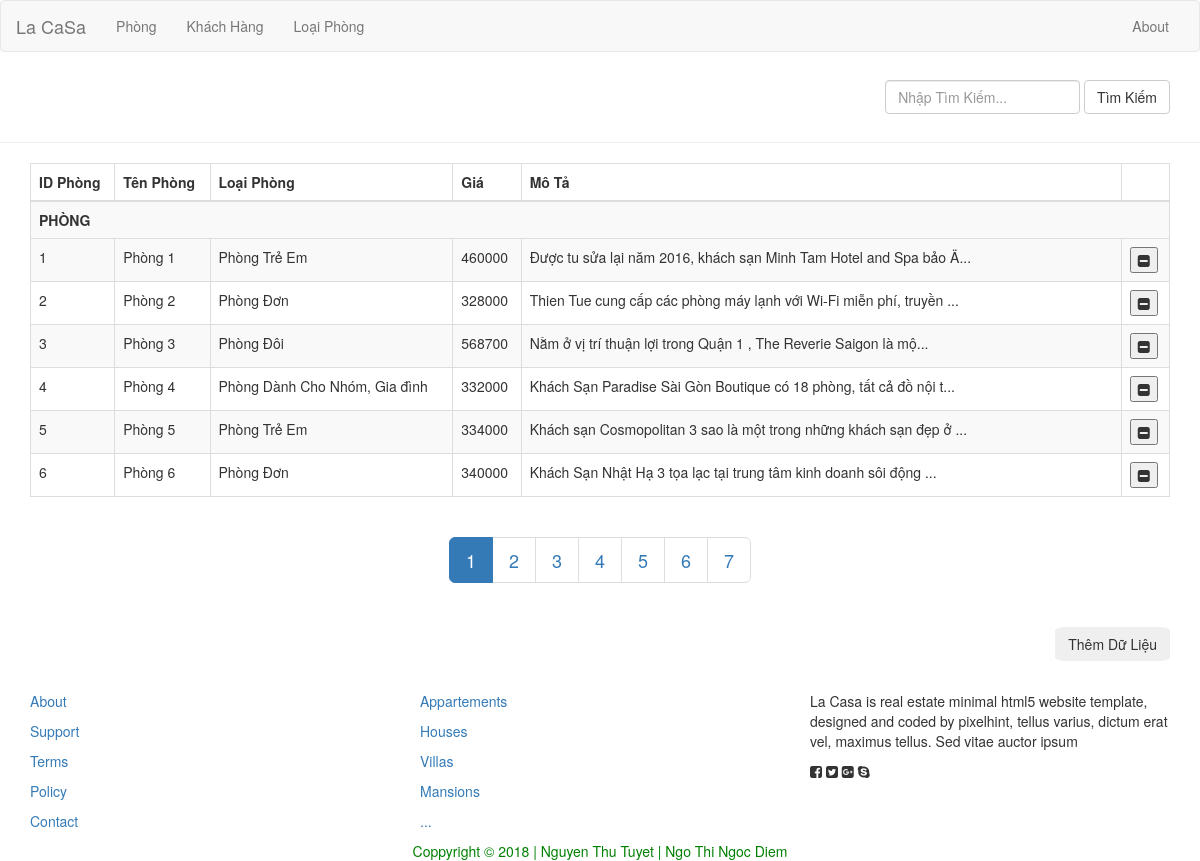
The page /phong.php on the database its author committed.
### tables this page shows
CREATE TABLE IF NOT EXISTS `phong` (
  `IDPhong` int(11) NOT NULL AUTO_INCREMENT,
  `TenPhong` varchar(50) NOT NULL,
  `IDLoaiPhong` int(50) NOT NULL,
  `Gia` int(11) NOT NULL,
  `MoTa` varchar(5000) NOT NULL,
  `HinhDaiDien` varchar(100) NOT NULL,
  PRIMARY KEY (`IDPhong`)
);

CREATE TABLE IF NOT EXISTS `loaiphong` (
  `IDLoaiPhong` int(11) NOT NULL AUTO_INCREMENT,
  `TenLoaiPhong` varchar(50) NOT NULL,
  PRIMARY KEY (`IDLoaiPhong`)
);

### app/db.php (called while the page is built, shortened)
<?php
	class db
	{
		public static $conn;
		public function __construct()
		{
			self::$conn = new mysqli(DB_HOST, DB_USER, DB_PASS, DB_NAME);
			self::$conn->set_charset('utf8');
		}
		public function getData($obj)
		{
			$arr = array();
			while ($row = $obj->fetch_assoc())
			{
				$arr[] = $row;
			}
			return $arr;
		}
		public function getAll($sql, $page = 0, $per_page = 1)
		{
			$first_link = ($page - 1) * $per_page;
			if ($first_link >= 0)
			{
				$sql .= " LIMIT $first_link, $per_page";
			}
			$result = self::$conn->query($sql);
			return $this->getData($result);
		}
		public function countAll($sql)
		{
			$result = self::$conn->query($sql);
			return $result->num_rows;
		}
	}
?>

### phong.php (the view, shortened to what this page needs)
<?php
	require_once('app/db.php');
	$db = new db();
	$page = 0;
	if (isset($_GET['page']))
	{
		$page = $_GET['page'];
	}
	else
	{
		$page = 1;
	}
	$per_page = 6;
	$total_rows = $db->countAll("SELECT * FROM phong");
	$sqlPhong = "SELECT IDPhong, TenPhong, phong.IDLoaiPhong, TenLoaiPhong, Gia, MoTa FROM phong, loaiphong WHERE phong.IDLoaiPhong = loaiphong.IDLoaiPhong";
	$DSPhong = $db->getAll($sqlPhong, $page, $per_page);
?>
<!DOCTYPE html>
<html lang="en">
<head>
	<link rel="stylesheet" href="public/bootstrap-3.3.7-dist/css/bootstrap.min.css">
	<link rel="stylesheet" href="public/font-awesome-4.7.0/css/font-awesome.min.css">
	<link rel="stylesheet" href="public/css/phong.css">
</head>
<body>
	<div id="header">
		<nav class="navbar navbar-default" role="navigation">
			<div class="container-fluid">
				<div class="navbar-header">
					<a class="navbar-brand" href="index.php">La CaSa</a>
				</div>
				<div class="collapse navbar-collapse navbar-ex1-collapse">
					<ul class="nav navbar-nav">
						<li><a href="phong.php">Phòng</a></li>
						<li><a href="khachhang.php">Khách Hàng</a></li>
						<li><a href="loaiphong.php">Loại Phòng</a></li>
					</ul>
					<ul class="nav navbar-nav navbar-right">
						<li>
							<a href="#">
							<?php
								if (isset($_SESSION["user_login"]))
								{
									echo "T";
									$tmp = $_SESSION["user_login"];
									echo $tmp["HoTenKH"];
								}
								else
								{
									echo "About";
								}
							?>
							</a>
						</li>
					</ul>
				</div>
			</div>
		</nav>
	</div>
	<div id="middle">
		<div class="container">
			<div class="nav navbar-nav navbar-right">
				<form class="navbar-form navbar-left" role="search">
					<div class="form-group">
						<input type="text" class="form-control" placeholder="Nhập Tìm Kiếm...">
					</div>
					<button type="submit" class="btn btn-default">Tìm Kiếm</button>
				</form>
			</div>
		</div>
	</div>
	<hr>
	<div class="middle-table">
		<div class="container">
			<div class="table">
				<table class="table table-striped table-bordered table-hover">
					<tr>
						<th colspan="6">PHÒNG</th>
					</tr>
					<thead>
						<th>ID Phòng</th>
						<th>Tên Phòng</th>
						<th>Loại Phòng</th>
						<th>Giá</th>
						<th>Mô Tả</th>
						<th></th>
					</thead>
					<tbody>
						<?php
							foreach ($DSPhong as $row)
							{
								echo "<tr onclick='ShowAndLoadDataModal(this);'>";
								echo "<td>".$row['IDPhong']."</td>";
								echo "<td>".$row['TenPhong']."</td>";
								echo "<td title='".$row['IDLoaiPhong']."'>".$row['TenLoaiPhong']."</td>";
								echo "<td>".$row['Gia']."</td>";
								echo "<td style='width: 600px;' title='".$row['MoTa']."'>".substr($row['MoTa'], 0, 80)."...</td>";
								echo "<td>";
								echo "<div class='buttonicon'>";
								echo "<button><i class='fa fa-minus-square' aria-hidden='true'></i></i></button>";
								echo "</div>";
								echo "</td>";
								echo "</tr>";
							}
						?>
					</tbody>
				</table>
				<div style="text-align: center;">
					<ul class="pagination pagination-lg">
						<?php
						if($total_rows > 0)
						{
							$total_links = ceil($total_rows/$per_page);
						   	$link = "";
						   	for ($j = 1; $j <= $total_links; $j++)
						   	{
						   		if ($j == $page)
						   		{
						   			$link = $link."<li class='active' id='li-pagination'><a href = 'index.php?page=$j'> $j </a></li>";
						   		}
						   		else
						   		{
						   			$link = $link."<li id='li-pagination'><a href = 'phong.php?page=$j'> $j </a></li>";
						   		}
						   	}
						   	echo $link;
						}
						?>
					</ul>
				</div>
			</div>
			<button class="btn pull-right" style="border-radius: 10%">Thêm Dữ Liệu</button>
		</div>
	</div>
	<div id="footer">
		<div class="container">
			<div class="row">
				<div class="col-md-4">
					<p><a href="#">About</a></p>
					<p><a href="#">Support</a></p>
					<p><a href="#">Terms</a></p>
					<p><a href="#">Policy</a></p>
					<p><a href="#">Contact</a></p>
				</div>
				<div class="col-md-4">
					<p><a href="#">Appartements</a></p>
					<p><a href="#">Houses</a></p>
					<p><a href="#">Villas</a></p>
					<p><a href="#">Mansions</a></p>
					<p><a href="#">...</a></p>
				</div>
				<div class="col-md-4">
					<p>
						La Casa is real estate minimal html5 website template, designed and coded by pixelhint, tellus varius, dictum erat vel, maximus tellus. Sed vitae auctor ipsum
					</p>
					<p>
						<i class="fa fa-facebook-square" aria-hidden="true"></i>
						<i class="fa fa-twitter-square" aria-hidden="true"></i>
						<i class="fa fa-google-plus-square" aria-hidden="true"></i>
						<i class="fa fa-skype" aria-hidden="true"></i>
					</p>
				</div>
			</div>
			<div class="ft-name">
				Coppyright &copy 2018 | Nguyen Thu Tuyet | Ngo Thi Ngoc Diem
			</div>
		</div>
	</div>
</body>
</html>

### public/css/phong.css (style rules this page uses)
.table { width: 100%; }
table, th, td { border: 1px solid black; border-collapse: collapse; text-align: left; padding: 10px; }
#footer { margin-top: 30px; }
.ft-name { border: 1px; border-color: red; color: green; text-align: center; }

### rows shown on the page
phong: IDPhong "1", TenPhong "Phòng 1", IDLoaiPhong.TenLoaiPhong "Phòng Trẻ Em", Gia "460000", MoTa "Được tu sửa lại năm 2016, khách sạn Minh Tam Hotel and Spa bảo Ä"
phong: IDPhong "2", TenPhong "Phòng 2", IDLoaiPhong.TenLoaiPhong "Phòng Đơn", Gia "328000", MoTa "Thien Tue cung cấp các phòng máy lạnh với Wi-Fi miễn phí, truyền"
phong: IDPhong "3", TenPhong "Phòng 3", IDLoaiPhong.TenLoaiPhong "Phòng Đôi", Gia "568700", MoTa "Nằm ở vị trí thuận lợi trong Quận 1 , The Reverie Saigon là mộ"
phong: IDPhong "4", TenPhong "Phòng 4", IDLoaiPhong.TenLoaiPhong "Phòng Dành Cho Nhóm, Gia đình", Gia "332000", MoTa "Khách Sạn Paradise Sài Gòn Boutique có 18 phòng, tất cả đồ nội t"
phong: IDPhong "5", TenPhong "Phòng 5", IDLoaiPhong.TenLoaiPhong "Phòng Trẻ Em", Gia "334000", MoTa "Khách sạn Cosmopolitan 3 sao là một trong những khách sạn đẹp ở"
phong: IDPhong "6", TenPhong "Phòng 6", IDLoaiPhong.TenLoaiPhong "Phòng Đơn", Gia "340000", MoTa "Khách Sạn Nhật Hạ 3 tọa lạc tại trung tâm kinh doanh sôi động"
